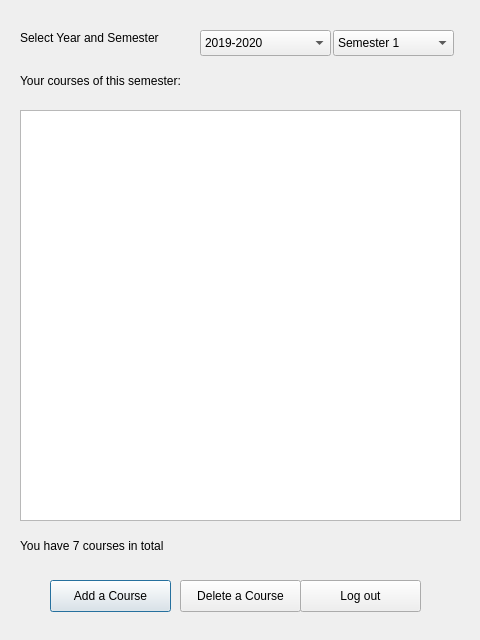
<?xml version="1.0" encoding="UTF-8"?>
<ui version="4.0">
 <class>Dialog</class>
 <widget class="QDialog" name="Dialog">
  <property name="geometry">
   <rect>
    <x>0</x>
    <y>0</y>
    <width>480</width>
    <height>640</height>
   </rect>
  </property>
  <property name="windowTitle">
   <string>Dialog</string>
  </property>
  <widget class="QLabel" name="label">
   <property name="geometry">
    <rect>
     <x>20</x>
     <y>60</y>
     <width>231</width>
     <height>41</height>
    </rect>
   </property>
   <property name="text">
    <string>Your courses of this semester:</string>
   </property>
  </widget>
  <widget class="QListView" name="listView">
   <property name="geometry">
    <rect>
     <x>20</x>
     <y>110</y>
     <width>441</width>
     <height>411</height>
    </rect>
   </property>
   <property name="font">
    <font>
     <pointsize>15</pointsize>
     <underline>false</underline>
     <strikeout>false</strikeout>
     <kerning>true</kerning>
    </font>
   </property>
   <property name="cursor" stdset="0">
    <cursorShape>PointingHandCursor</cursorShape>
   </property>
   <property name="mouseTracking">
    <bool>true</bool>
   </property>
  </widget>
  <widget class="QPushButton" name="addCourse">
   <property name="geometry">
    <rect>
     <x>50</x>
     <y>580</y>
     <width>121</width>
     <height>32</height>
    </rect>
   </property>
   <property name="text">
    <string>Add a Course</string>
   </property>
  </widget>
  <widget class="QPushButton" name="deleteCourse">
   <property name="geometry">
    <rect>
     <x>180</x>
     <y>580</y>
     <width>121</width>
     <height>32</height>
    </rect>
   </property>
   <property name="text">
    <string>Delete a Course</string>
   </property>
  </widget>
  <widget class="QPushButton" name="logOut">
   <property name="geometry">
    <rect>
     <x>300</x>
     <y>580</y>
     <width>121</width>
     <height>32</height>
    </rect>
   </property>
   <property name="text">
    <string>Log out</string>
   </property>
  </widget>
  <widget class="QLabel" name="label_2">
   <property name="geometry">
    <rect>
     <x>20</x>
     <y>530</y>
     <width>271</width>
     <height>31</height>
    </rect>
   </property>
   <property name="text">
    <string>You have 7 courses in total</string>
   </property>
  </widget>
  <widget class="QLabel" name="label_3">
   <property name="geometry">
    <rect>
     <x>20</x>
     <y>30</y>
     <width>181</width>
     <height>16</height>
    </rect>
   </property>
   <property name="text">
    <string>Select Year and Semester</string>
   </property>
  </widget>
  <widget class="QComboBox" name="comboBox">
   <property name="geometry">
    <rect>
     <x>200</x>
     <y>30</y>
     <width>131</width>
     <height>26</height>
    </rect>
   </property>
   <item>
    <property name="text">
     <string>2019-2020</string>
    </property>
   </item>
   <item>
    <property name="text">
     <string>2020-2021</string>
    </property>
   </item>
   <item>
    <property name="text">
     <string>2021-2022</string>
    </property>
   </item>
  </widget>
  <widget class="QComboBox" name="comboBox_2">
   <property name="geometry">
    <rect>
     <x>333</x>
     <y>30</y>
     <width>121</width>
     <height>26</height>
    </rect>
   </property>
   <item>
    <property name="text">
     <string>Semester 1</string>
    </property>
   </item>
   <item>
    <property name="text">
     <string>Semester 2</string>
    </property>
   </item>
  </widget>
 </widget>
 <resources/>
 <connections/>
</ui>
